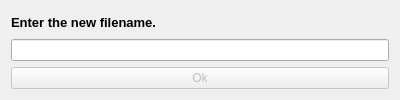
<?xml version="1.0" encoding="UTF-8"?>
<ui version="4.0">
 <class>Dialog</class>
 <widget class="QDialog" name="Dialog">
  <property name="geometry">
   <rect>
    <x>0</x>
    <y>0</y>
    <width>400</width>
    <height>100</height>
   </rect>
  </property>
  <property name="minimumSize">
   <size>
    <width>400</width>
    <height>100</height>
   </size>
  </property>
  <property name="maximumSize">
   <size>
    <width>400</width>
    <height>100</height>
   </size>
  </property>
  <property name="windowTitle">
   <string>Dialog</string>
  </property>
  <layout class="QGridLayout" name="gridLayout">
   <item row="0" column="0">
    <layout class="QVBoxLayout" name="verticalLayout">
     <item>
      <widget class="QLabel" name="label">
       <property name="font">
        <font>
         <pointsize>10</pointsize>
         <weight>75</weight>
         <bold>true</bold>
        </font>
       </property>
       <property name="text">
        <string>Enter the new filename. </string>
       </property>
      </widget>
     </item>
     <item>
      <widget class="QLineEdit" name="lineEdit"/>
     </item>
    </layout>
   </item>
   <item row="1" column="0">
    <widget class="QPushButton" name="pushButton">
     <property name="enabled">
      <bool>false</bool>
     </property>
     <property name="text">
      <string>Ok</string>
     </property>
    </widget>
   </item>
  </layout>
 </widget>
 <resources/>
 <connections/>
</ui>
